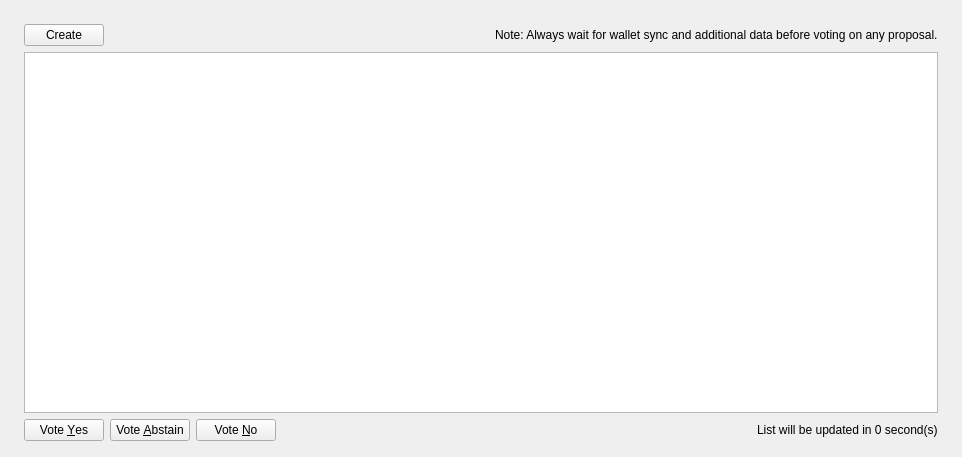
<?xml version="1.0" encoding="UTF-8"?>
<ui version="4.0">
 <class>ProposalList</class>
 <widget class="QWidget" name="ProposalList">
  <property name="geometry">
   <rect>
    <x>0</x>
    <y>0</y>
    <width>962</width>
    <height>457</height>
   </rect>
  </property>
  <property name="windowTitle">
   <string>Form</string>
  </property>
  <layout class="QVBoxLayout" name="topLayout" stretch="0">
   <property name="leftMargin">
    <number>9</number>
   </property>
   <property name="topMargin">
    <number>9</number>
   </property>
   <property name="rightMargin">
    <number>9</number>
   </property>
   <property name="bottomMargin">
    <number>9</number>
   </property>
   <item>
    <layout class="QVBoxLayout" name="verticalLayout_Master" stretch="0,1">
     <property name="spacing">
      <number>0</number>
     </property>
     <item>
      <widget class="QFrame" name="frame_Header">
       <layout class="QVBoxLayout" name="verticalLayout_4">
        <property name="leftMargin">
         <number>0</number>
        </property>
        <property name="topMargin">
         <number>0</number>
        </property>
        <property name="rightMargin">
         <number>0</number>
        </property>
        <property name="bottomMargin">
         <number>0</number>
        </property>
       </layout>
      </widget>
     </item>
     <item>
      <widget class="QFrame" name="frame_BG">
       <layout class="QVBoxLayout" name="verticalLayout_3">
        <property name="leftMargin">
         <number>6</number>
        </property>
        <property name="topMargin">
         <number>6</number>
        </property>
        <property name="rightMargin">
         <number>6</number>
        </property>
        <property name="bottomMargin">
         <number>6</number>
        </property>
        <item>
         <widget class="QFrame" name="frame_Content">
          <layout class="QVBoxLayout" name="verticalLayout">
           <property name="spacing">
            <number>0</number>
           </property>
           <property name="leftMargin">
            <number>0</number>
           </property>
           <property name="topMargin">
            <number>0</number>
           </property>
           <property name="rightMargin">
            <number>0</number>
           </property>
           <property name="bottomMargin">
            <number>0</number>
           </property>
           <item>
            <layout class="QGridLayout" name="gridLayout_2">
             <property name="spacing">
              <number>2</number>
             </property>
             <item row="0" column="0">
              <widget class="QFrame" name="frameList">
               <layout class="QVBoxLayout" name="verticalLayout_2">
                <property name="bottomMargin">
                 <number>1</number>
                </property>
                <item>
                 <layout class="QHBoxLayout" name="horizontalLayout_note">
                  <property name="bottomMargin">
                   <number>0</number>
                  </property>
                  <item>
                   <widget class="QPushButton" name="createButton">
                    <property name="toolTip">
                     <string>Create budget proposal.</string>
                    </property>
                    <property name="text">
                     <string>Create</string>
                    </property>
                   </widget>
                  </item>
                  <item>
                   <spacer name="horizontalSpacer_2">
                    <property name="orientation">
                     <enum>Qt::Horizontal</enum>
                    </property>
                    <property name="sizeHint" stdset="0">
                     <size>
                      <width>40</width>
                      <height>20</height>
                     </size>
                    </property>
                   </spacer>
                  </item>
                  <item>
                   <widget class="QLabel" name="updateNote">
                    <property name="text">
                     <string>Note: Always wait for wallet sync and additional data before voting on any proposal.</string>
                    </property>
                   </widget>
                  </item>
                 </layout>
                </item>
                <item>
                 <widget class="QTableView" name="tableViewMyProposals">
                  <property name="minimumSize">
                   <size>
                    <width>695</width>
                    <height>0</height>
                   </size>
                  </property>
                  <property name="palette">
                   <palette>
                    <active>
                     <colorrole role="Text">
                      <brush brushstyle="SolidPattern">
                       <color alpha="255">
                        <red>51</red>
                        <green>51</green>
                        <blue>51</blue>
                       </color>
                      </brush>
                     </colorrole>
                    </active>
                    <inactive>
                     <colorrole role="Text">
                      <brush brushstyle="SolidPattern">
                       <color alpha="255">
                        <red>51</red>
                        <green>51</green>
                        <blue>51</blue>
                       </color>
                      </brush>
                     </colorrole>
                    </inactive>
                    <disabled>
                     <colorrole role="Text">
                      <brush brushstyle="SolidPattern">
                       <color alpha="255">
                        <red>85</red>
                        <green>85</green>
                        <blue>85</blue>
                       </color>
                      </brush>
                     </colorrole>
                    </disabled>
                   </palette>
                  </property>
                  <property name="sizeAdjustPolicy">
                   <enum>QAbstractScrollArea::AdjustToContents</enum>
                  </property>
                  <property name="editTriggers">
                   <set>QAbstractItemView::NoEditTriggers</set>
                  </property>
                  <property name="alternatingRowColors">
                   <bool>false</bool>
                  </property>
                  <property name="selectionMode">
                   <enum>QAbstractItemView::SingleSelection</enum>
                  </property>
                  <property name="selectionBehavior">
                   <enum>QAbstractItemView::SelectRows</enum>
                  </property>
                  <property name="sortingEnabled">
                   <bool>false</bool>
                  </property>
                  <attribute name="horizontalHeaderCascadingSectionResizes">
                   <bool>false</bool>
                  </attribute>
                  <attribute name="horizontalHeaderDefaultSectionSize">
                   <number>50</number>
                  </attribute>
                  <attribute name="horizontalHeaderMinimumSectionSize">
                   <number>20</number>
                  </attribute>
                  <attribute name="verticalHeaderCascadingSectionResizes">
                   <bool>false</bool>
                  </attribute>
                 </widget>
                </item>
                <item>
                 <layout class="QHBoxLayout" name="horizontalLayout_5">
                  <property name="bottomMargin">
                   <number>0</number>
                  </property>
                  <item>
                   <widget class="QPushButton" name="voteYesButton">
                    <property name="text">
                     <string>Vote &amp;Yes</string>
                    </property>
                   </widget>
                  </item>
                  <item>
                   <widget class="QPushButton" name="voteAbstainButton">
                    <property name="text">
                     <string>Vote &amp;Abstain</string>
                    </property>
                   </widget>
                  </item>
                  <item>
                   <widget class="QPushButton" name="voteNoButton">
                    <property name="text">
                     <string>Vote &amp;No</string>
                    </property>
                   </widget>
                  </item>
                  <item>
                   <spacer name="horizontalSpacer_5">
                    <property name="orientation">
                     <enum>Qt::Horizontal</enum>
                    </property>
                    <property name="sizeHint" stdset="0">
                     <size>
                      <width>40</width>
                      <height>20</height>
                     </size>
                    </property>
                   </spacer>
                  </item>
                  <item>
                   <widget class="QLabel" name="secondsLabel">
                    <property name="text">
                     <string>List will be updated in 0 second(s)</string>
                    </property>
                   </widget>
                  </item>
                 </layout>
                </item>
               </layout>
              </widget>
             </item>
            </layout>
           </item>
          </layout>
         </widget>
        </item>
       </layout>
      </widget>
     </item>
    </layout>
   </item>
  </layout>
 </widget>
 <resources/>
 <connections/>
</ui>
